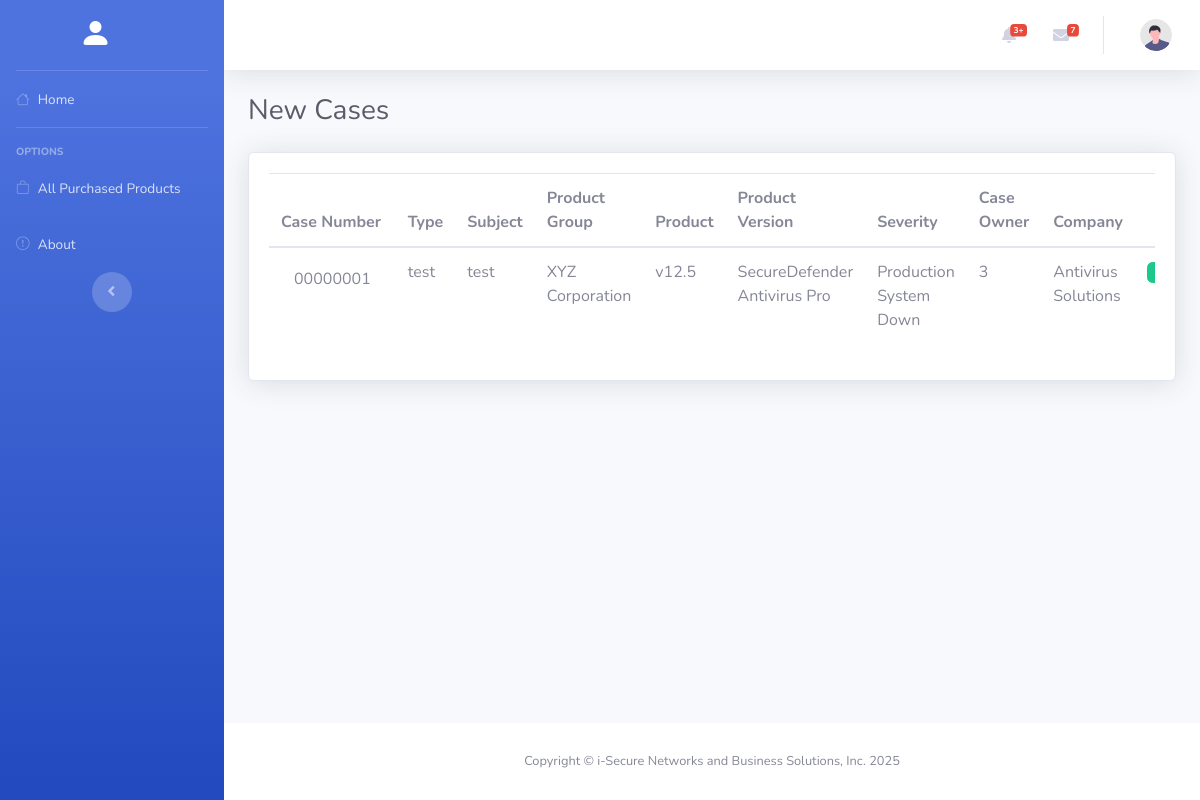
The page /technical_engineer/new_cases.php on the database as committed earlier.
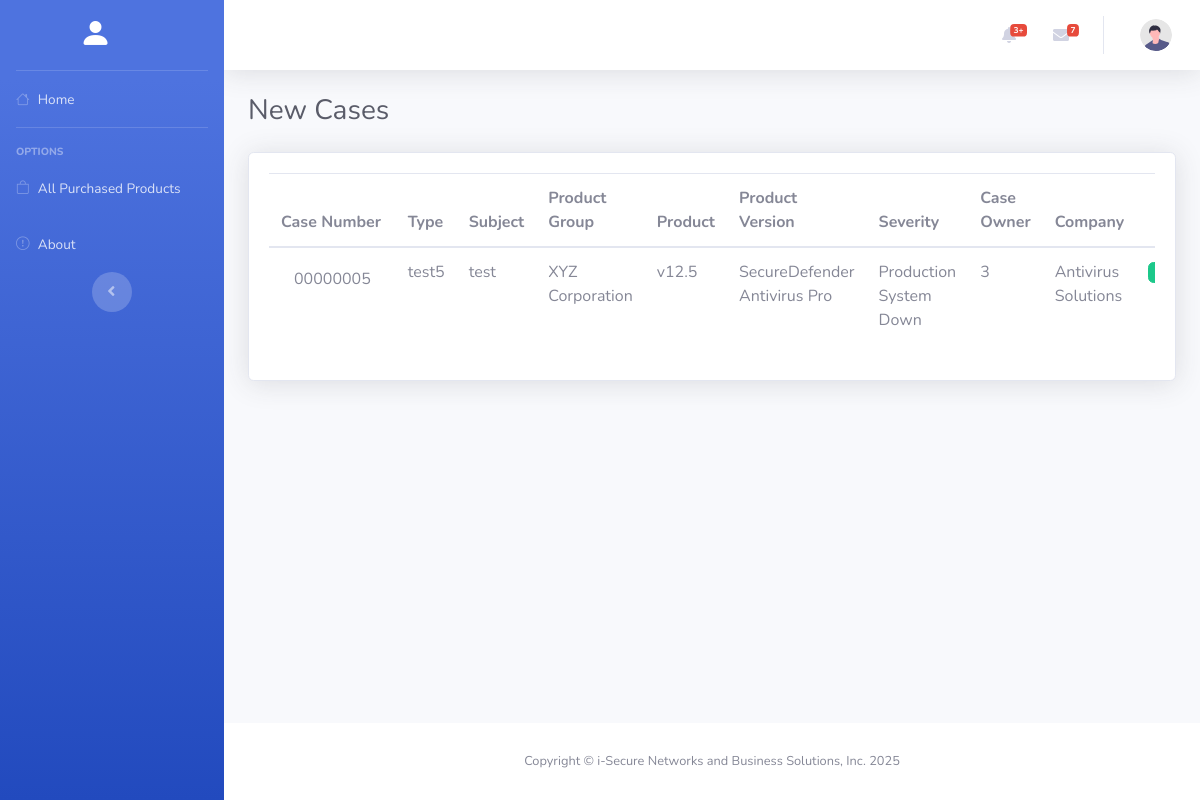
The same page on the database as committed later.
### tables this page shows
CREATE TABLE `cases` (
  `id` int(11) NOT NULL,
  `case_number` varchar(50) NOT NULL,
  `type` varchar(255) NOT NULL,
  `subject` text NOT NULL,
  `user_id` int(11) DEFAULT NULL,
  `product_group` varchar(255) NOT NULL,
  `product` varchar(255) NOT NULL,
  `product_version` varchar(50) NOT NULL,
  `severity` enum('Production System Down','Restricted Operations','Question/Inconvenience','') NOT NULL,
  `case_status` enum('New','Waiting in Progress','Closed','Solved') NOT NULL DEFAULT 'New',
  `attachment` varchar(255) NOT NULL,
  `case_owner` int(11) NOT NULL,
  `company` varchar(255) NOT NULL,
  `last_modified` timestamp NOT NULL DEFAULT current_timestamp() ON UPDATE current_timestamp(),
  `datetime_opened` datetime DEFAULT current_timestamp(),
  `reopen` int(11) NOT NULL
);

### fetch/new_cases.php (called while the page is built)
<?php
require_once "../config/database.php";
$getNewCases = mysqli_prepare($connection, "SELECT * FROM cases WHERE case_status = ?");
$caseStatus = "New";
mysqli_stmt_bind_param($getNewCases, "s", $caseStatus);
mysqli_stmt_execute($getNewCases);
$getNewCasesResult = mysqli_stmt_get_result($getNewCases);
$newCasesTable = [];
if (mysqli_num_rows($getNewCasesResult) > 0) {
    while ($row = mysqli_fetch_assoc($getNewCasesResult)) {
        $newCasesTable[] = $row;
    }
}

### technical_engineer/new_cases.php (the view, shortened to what this page needs)
<?php
$pageTitle = "New Cases";
require_once "../fetch/new_cases.php";
require_once "../fetch/engineers.php";
?>
<!DOCTYPE html>
<html lang="en">
<head>
    <?php include_once "../components/head.php" ?>
    <link rel="stylesheet" href="https://cdn.datatables.net/2.2.2/css/dataTables.bootstrap4.css">
</head>
<body id="page-top">
    <div id="wrapper">
        <?php include_once "../components/sidebar.php" ?>
        <div id="content-wrapper" class="d-flex flex-column">
            <div id="content">
                <?php include_once "../components/topbar.php" ?>
                <div class="container-fluid">
                    <div class="d-sm-flex align-items-center justify-content-between mb-4">
                        <h1 class="h3 mb-0 text-gray-800"><?= $pageTitle ?></h1>
                    </div>
                    <div class="card shadow mb-4">
                        <div class="card-body">
                            <div class="table-responsive">
                                <table class="table" id="table">
                                    <thead>
                                        <tr>
                                            <th>Case Number</th>
                                            <th>Type</th>
                                            <th>Subject</th>
                                            <th>Product Group</th>
                                            <th>Product</th>
                                            <th>Product Version</th>
                                            <th>Severity</th>
                                            <th>Case Owner</th>
                                            <th>Company</th>
                                            <th></th>
                                        </tr>
                                    </thead>
                                    <tbody>
                                        <?php
                                        foreach ($newCasesTable as $row) {
                                            $caseNumber = '<a href="#" class="case-number btn" data-case-id="' . $row["id"] . '" data-case-number="' . $row["case_number"] . '" data-case-owner="' . $row["case_owner"] . '">' . $row["case_number"] . '</a>';
                                            $action = '<button
                                        type="button"
                                        class="accept-button badge btn btn-success"
                                        data-toggle="modal"
                                        data-target="#assignCase"
                                        data-case-id="' . $row["id"] . '">
                                            <i class="bi bi-check"></i>
                                            Assign Case
                                        </button>';
                                            echo "<tr>";
                                            echo "<td>" . $caseNumber . "</td>";
                                            echo "<td>" . $row["type"] . "</td>";
                                            echo "<td>" . $row["subject"] . "</td>";
                                            echo "<td>" . $row["product_group"] . "</td>";
                                            echo "<td>" . $row["product"] . "</td>";
                                            echo "<td>" . $row["product_version"] . "</td>";
                                            echo "<td>" . $row["severity"] . "</td>";
                                            echo "<td>" . $row["case_owner"] . "</td>";
                                            echo "<td>" . $row["company"] . "</td>";
                                            echo "<td>$action</td>";
                                            echo "</tr>";
                                        }
                                        ?>
                                    </tbody>
                                </table>
                            </div>
                        </div>
                    </div>
                </div>
            </div>
            <?php include_once "../components/footer.php" ?>
        </div>
    </div>
</body>
</html>

### components/head.php (shortened to what this page needs)
<link href="../vendor/fontawesome-free/css/all.min.css" rel="stylesheet" type="text/css" />
<link rel="stylesheet" href="https://cdn.jsdelivr.net/npm/bootstrap-icons@1.11.3/font/bootstrap-icons.min.css">
<link href="../css/sb-admin-2.min.css" rel="stylesheet" />

### components/sidebar.php (shortened to what this page needs)
<ul class="navbar-nav bg-gradient-primary sidebar sidebar-dark accordion" id="accordionSidebar">
    <a class="sidebar-brand d-flex align-items-center justify-content-center" href="home.php">
        <div class="sidebar-brand-icon">
            <i class="bi bi-person-fill"></i>
        </div>
    </a>
    <hr class="sidebar-divider my-0" />
    <li class="nav-item <?= $pageTitle == "Home" ? "active" : "" ?>">
        <a class="nav-link" href="home.php">
            <i class="bi bi-house<?= $pageTitle == "Home" ? "-fill" : "" ?>"></i>
            <span>Home</span></a>
    </li>
    <hr class="sidebar-divider" />
    <div class="sidebar-heading">Options</div>
    <li class="nav-item <?= $pageTitle == "All Purchased Products" ? "active" : "" ?>">
        <a class="nav-link" href="all_purchased_products.php">
            <i class="bi bi-bag<?= $pageTitle == "All Purchased Products" ? "-fill" : "" ?>"></i>
            <span>All Purchased Products</span></a>
    </li>
    <li class="nav-item <?= $pageTitle == "About" ? "active" : "" ?>">
        <a class="nav-link" href="about.php">
            <i class="bi bi-exclamation-circle<?= $pageTitle == "About" ? "-fill" : "" ?>"></i>
            <span>About</span></a>
    </li>
    <div class="text-center d-none d-md-inline">
        <button class="rounded-circle border-0" id="sidebarToggle"></button>
    </div>
</ul>

### components/topbar.php (shortened to what this page needs)
<nav class="navbar navbar-expand navbar-light bg-white topbar mb-4 static-top shadow">
    <ul class="navbar-nav ml-auto">
        <li class="nav-item dropdown no-arrow mx-1">
            <a class="nav-link dropdown-toggle" href="#" id="alertsDropdown" role="button" data-toggle="dropdown"
                aria-haspopup="true" aria-expanded="false">
                <i class="fas fa-bell fa-fw"></i>
                <span class="badge badge-danger badge-counter">3+</span>
            </a>
        </li>
        <li class="nav-item dropdown no-arrow mx-1">
            <a class="nav-link dropdown-toggle" href="#" id="messagesDropdown" role="button" data-toggle="dropdown"
                aria-haspopup="true" aria-expanded="false">
                <i class="fas fa-envelope fa-fw"></i>
                <span class="badge badge-danger badge-counter">7</span>
            </a>
        </li>
        <li class="nav-item dropdown no-arrow">
            <a class="nav-link dropdown-toggle" href="#" id="userDropdown" role="button" data-toggle="dropdown"
                aria-haspopup="true" aria-expanded="false">
                <img class="img-profile rounded-circle" src="../img/undraw_profile.svg" />
            </a>
        </li>
    </ul>
</nav>

### components/footer.php
<footer class="sticky-footer bg-white">
    <div class="container my-auto">
        <div class="copyright text-center my-auto">
            <span>Copyright &copy; i-Secure Networks and Business Solutions, Inc. 2025</span>
        </div>
    </div>
</footer>

Rows that differ between the two databases and show on the page:
no longer on this page (row edited): cases: case_number "00000001", type "test", subject "test", product_group "XYZ Corporation", product "v12.5", product_version "SecureDefender Antivirus Pro", severity "Production System Down", case_owner "3", company "Antivirus Solutions"
added cases: case_number "00000005", type "test5", subject "test", product_group "XYZ Corporation", product "v12.5", product_version "SecureDefender Antivirus Pro", severity "Production System Down", case_owner "3", company "Antivirus Solutions"
